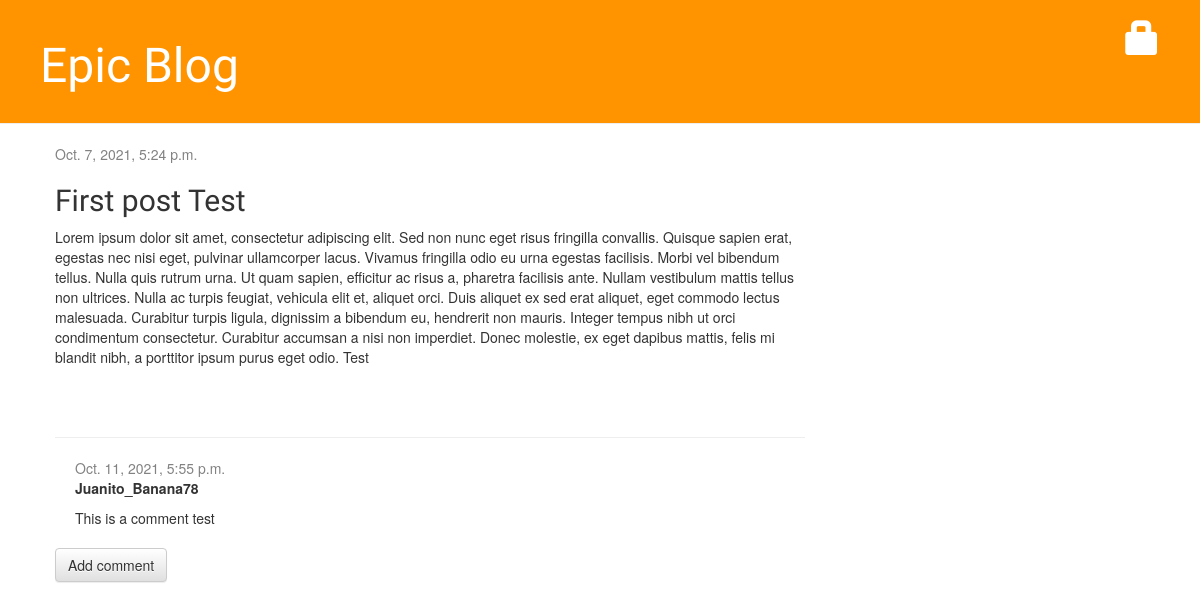
/post/5/, run on the app's committed database.
### post/models.py (models this page shows, shortened)
class Post(models.Model):
    title = models.CharField(max_length=150)
    author = models.ForeignKey('auth.User' , on_delete = models.CASCADE)
    text = models.TextField()
    created_date = models.DateTimeField(default = timezone.now)
    published_date = models.DateTimeField(blank=True , null=True)

class Comment(models.Model):
    post = models.ForeignKey('post.Post' , on_delete=models.CASCADE , related_name='comments')
    author = models.CharField(max_length=200)
    text = models.TextField()
    created_date = models.DateTimeField(default=timezone.now)
    approved = models.BooleanField(default=False)

### post/views.py (the view)
# urls.py: path('post/<int:pk>/' , views.post_details , name='post_details'),
def post_details(request , pk):
    post = get_object_or_404(Post , pk=pk)
    return render(request , 'post/post_details.html' , {'post':post})

### post/templates/post/post_details.html (shortened to what this page needs)
{% extends 'post/base.html' %}
{% block content %}
    <div class="post">
        {% if post.published_date %}
            <div class="date">
                {{ post.published_date }}
            </div>
        {% endif %}
        <h2>{{ post.title }}</h2>
        <p>{{ post.text|linebreaksbr }}</p>
    </div>
    <hr>
    {% for comment in post.comments.all %}
    {% if user.is_authenticated or comment.approved %}
    <div class="comment">
        <div class="date">
            {{ comment.created_date }}
        </div>
        <strong>{{ comment.author }}</strong>
        <p>{{ comment.text|linebreaks }}</p>
        </div>
    {% endif %}
    {% empty %}
        <p>No comments here yet :(</p>
    {% endfor %}
    <a class="btn btn-default" href="{% url 'add_comment_to_post' pk=post.pk %}">Add comment</a>
{% endblock %}

### post/static/css/post_list.css (style rules this page uses)
h1, h2, h3, h4 { font-family: 'Lobster', cursive; }
.date { color: #828282; }
.post { margin-bottom: 70px; }
.comment { margin: 20px 0px 20px 20px; }

### data on the page
Post: published_date "Oct. 7, 2021, 5:24 p.m.", title "First post Test", text "Lorem ipsum dolor sit amet, consectetur adipiscing elit. Sed non nunc eget risus fringilla convallis. Quisque sapien erat, egestas nec nisi eget, pulvinar ullamcorper lacus. Vivamus fringilla odio eu urna egestas facilisis. Morbi vel bibendum tellus. Nulla quis rutrum urna. Ut quam sapien, efficitur ac risus a, pharetra facilisis ante. Nullam vestibulum mattis tellus non ultrices. Nulla ac turpis feugiat, vehicula elit et, aliquet orci. Duis aliquet ex sed erat aliquet, eget commodo lectus malesuada. Curabitur turpis ligula, dignissim a bibendum eu, hendrerit non mauris. Integer tempus nibh ut orci condimentum consectetur. Curabitur accumsan a nisi non imperdiet. Donec molestie, ex eget…"
Comment: created_date "Oct. 11, 2021, 5:55 p.m.", author "Juanito_Banana78", text "This is a comment test"
